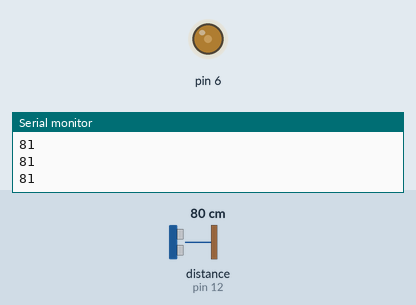
Recording of a sketch running on a simulated Arduino Uno, built with avr-gcc and run on an emulated ATmega328P. Parts: output pins drawn as LEDs (lit = HIGH), the last lines printed to the serial monitor. Inputs (shaded band) come from the test bench; at power-on: distance to the obstacle (sensor on pin 12) 80 cm. The echo pulse lasts 58.3 µs per cm.

Above: at 1.2 s.
1.3 s: distance to the obstacle (sensor on pin 12) set to 2 cm
At 2.4 s:
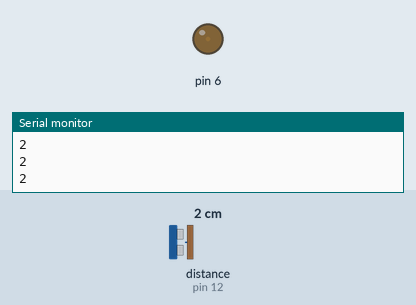
2.8 s: distance to the obstacle (sensor on pin 12) set to 250 cm
At 3.9 s:
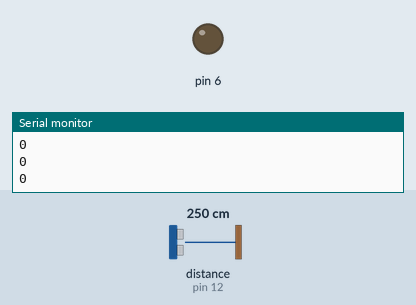
4.3 s: distance to the obstacle (sensor on pin 12) set to 204 cm
5.8 s: distance to the obstacle (sensor on pin 12) set to 195 cm
At 6.5 s:
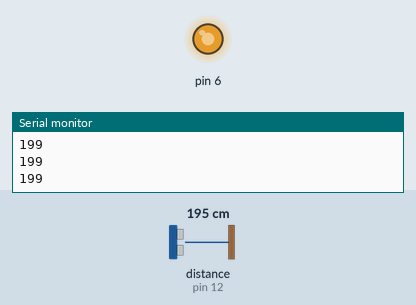
7.3 s: distance to the obstacle (sensor on pin 12) set to 299 cm
At 8.2 s:
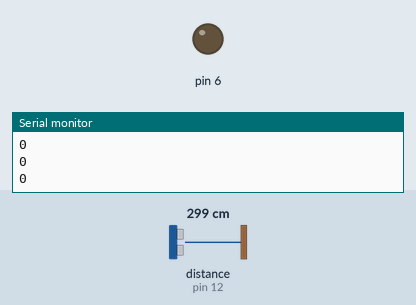
Timing chart, 0 to 9.8 s (numbered marks = the images above; inputs shaded):
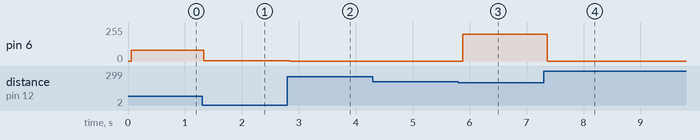

The sketch:

New_ping.ino
```cpp
#include <NewPing.h>
int x;
#define TRIGGER_PIN 9
#define ECHO_PIN 12
#define MAX_DISTANCE 200
NewPing myHCSR04(TRIGGER_PIN, ECHO_PIN, MAX_DISTANCE);
void setup()
{
	Serial.begin(9600);
	pinMode(6,OUTPUT);
}

void loop()
{
	Serial.println(myHCSR04.ping_cm());
	delay(50);
	x = myHCSR04.ping_cm();
	analogWrite(6, x);
}
```

Measured:
- the behaviour switches between 201 and 200 cm on distance to the obstacle (sensor on pin 12) (found by bisection; images 2 and 3)
- after the input at 1.3 s, pin 6: 81/255 → 2/255 at once
- after the input at 2.8 s, pin 6: 2/255 → 0/255 at once
- after the input at 5.8 s, pin 6: 0/255 → 199/255 after 0.08 s
- after the input at 7.3 s, pin 6: 199/255 → 0/255 after 0.07 s
